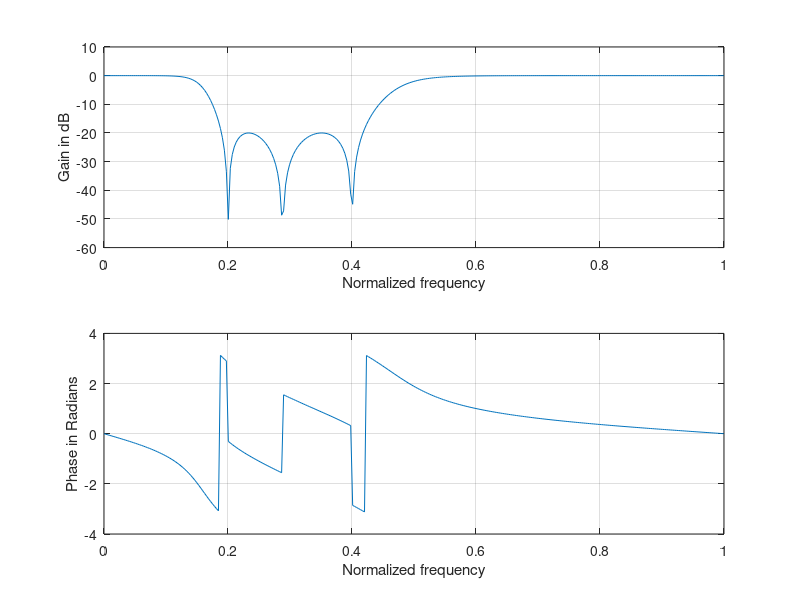

Recreate this plot in MATLAB.
clear all;
alphap=2;
alphas=20;
ws=[0.2*pi,0.4*pi];
wp=[0.1*pi,0.5*pi];
[n,wn]=cheb2ord(wp/pi,ws/pi,alphap,alphas)
[b,a]=cheby2(n,alphas,wn,'stop')
w=0:0.01:pi;
[h,ph]=freqz(b,a,w);
m=20*log10(abs(h));
an=angle(h);
subplot(2,1,1), plot(ph/pi,m);grid;
ylabel('Gain in dB');
xlabel('Normalized frequency');
subplot(2,1,2), plot(ph/pi,an);grid;
ylabel('Phase in Radians');
xlabel('Normalized frequency');